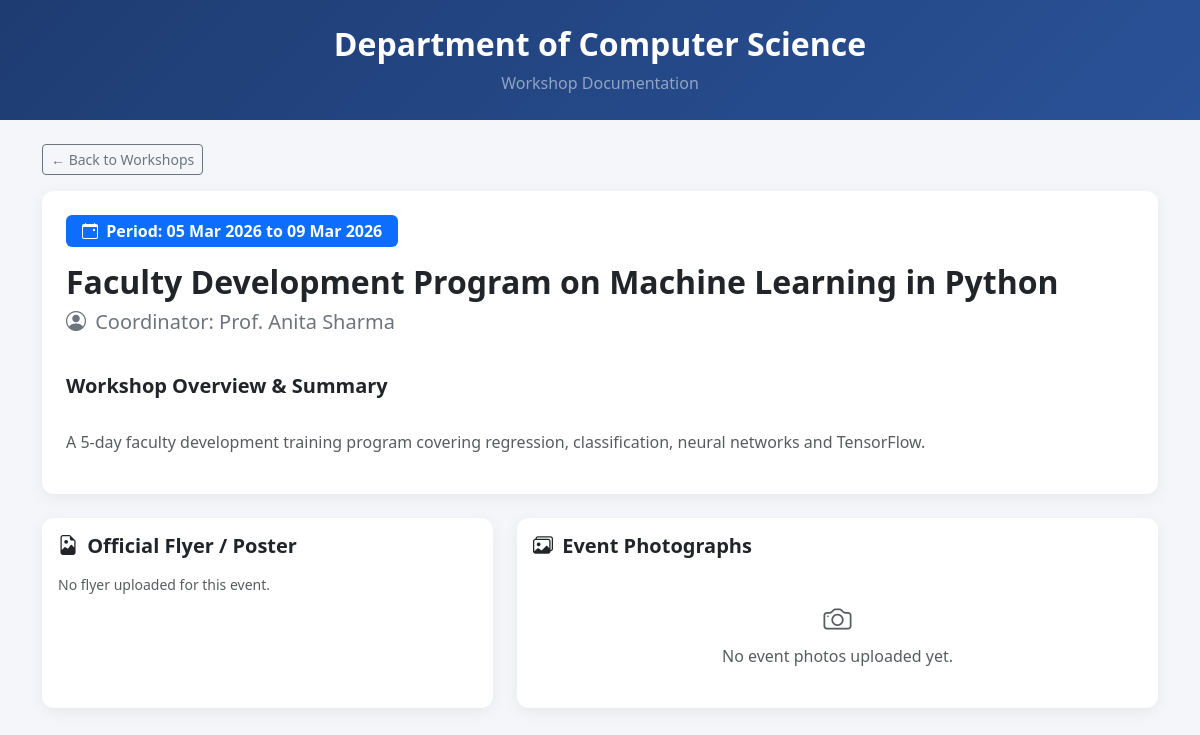
Screenshot of /view.php?id=2 with the database file from the repository.
### tables this page shows
CREATE TABLE IF NOT EXISTS `workshops` (
    `id` INT AUTO_INCREMENT PRIMARY KEY,
    `title` VARCHAR(255) NOT NULL,
    `coordinator` VARCHAR(150) NOT NULL,
    `start_date` DATE NOT NULL,
    `end_date` DATE NOT NULL,
    `description` TEXT,
    `flyer_path` VARCHAR(255),
    `report_path` VARCHAR(255),
    `created_at` TIMESTAMP DEFAULT CURRENT_TIMESTAMP
);

### view.php (the view, shortened to what this page needs)
<?php
require_once 'db.php';
$id = intval($_GET['id'] ?? 0);
$stmt = $conn->prepare("SELECT * FROM workshops WHERE id = ?");
$stmt->bind_param("i", $id);
$stmt->execute();
$workshop = $stmt->get_result()->fetch_assoc();
$pStmt = $conn->prepare("SELECT * FROM workshop_photos WHERE workshop_id = ?");
$pStmt->bind_param("i", $id);
$pStmt->execute();
$photos = $pStmt->get_result();
?>
<!DOCTYPE html>
<html lang="en">
<head>
    <link href="https://cdn.jsdelivr.net/npm/bootstrap@5.3.0/dist/css/bootstrap.min.css" rel="stylesheet">
    <link rel="stylesheet" href="https://cdn.jsdelivr.net/npm/bootstrap-icons@1.11.0/font/bootstrap-icons.css">
</head>
<body>
<div class="dept-header text-center mb-4">
    <div class="container">
        <h2 class="fw-bold">Department of Computer Science</h2>
        <p class="mb-0 text-white-50">Workshop Documentation</p>
    </div>
</div>
<div class="container pb-5">
    <div class="mb-3">
        <a href="index.php" class="btn btn-outline-secondary btn-sm">&larr; Back to Workshops</a>
    </div>
    <div class="card card-custom p-4 bg-white mb-4">
        <div class="d-flex flex-wrap justify-content-between align-items-start gap-2 mb-3">
            <div>
                <span class="badge bg-primary px-3 py-2 fs-6 mb-2">
                    <i class="bi bi-calendar-event me-1"></i>
                    Period: <?= date('d M Y', strtotime($workshop['start_date'])); ?> to <?= date('d M Y', strtotime($workshop['end_date'])); ?>
                </span>
                <h2 class="fw-bold text-dark mt-2"><?= htmlspecialchars($workshop['title']); ?></h2>
                <h5 class="text-secondary"><i class="bi bi-person-circle me-1"></i> Coordinator: <?= htmlspecialchars($workshop['coordinator']); ?></h5>
            </div>
        </div>
        <h5 class="fw-bold text-dark mt-3">Workshop Overview & Summary</h5>
        <p class="text-muted" style="white-space: pre-line;">
            <?= htmlspecialchars($workshop['description'] ?: 'No detailed description provided.'); ?>
        </p>
    </div>
    <div class="row g-4">
        <div class="col-lg-5">
            <div class="card card-custom p-3 bg-white h-100">
                <h5 class="fw-bold text-dark mb-3"><i class="bi bi-file-earmark-image me-1"></i> Official Flyer / Poster</h5>
                <?php if (!empty($workshop['flyer_path'])): ?>
                    <a href="<?= htmlspecialchars($workshop['flyer_path']); ?>" target="_blank">
                        <img src="<?= htmlspecialchars($workshop['flyer_path']); ?>" class="img-fluid rounded border shadow-sm" alt="Flyer">
                    </a>
                    <div class="text-center mt-2">
                        <a href="<?= htmlspecialchars($workshop['flyer_path']); ?>" target="_blank" class="btn btn-outline-primary btn-sm">
                            <i class="bi bi-box-arrow-up-right me-1"></i> Open Full Flyer
                        </a>
                    </div>
                <?php else: ?>
                    <p class="text-muted small">No flyer uploaded for this event.</p>
                <?php endif; ?>
            </div>
        </div>
        <div class="col-lg-7">
            <div class="card card-custom p-3 bg-white h-100">
                <h5 class="fw-bold text-dark mb-3"><i class="bi bi-images me-1"></i> Event Photographs</h5>
                <?php if ($photos->num_rows > 0): ?>
                    <div class="row g-2">
                        <?php while ($p = $photos->fetch_assoc()): ?>
                            <div class="col-md-4 col-6">
                                <a href="<?= htmlspecialchars($p['photo_path']); ?>" target="_blank">
                                    <img src="<?= htmlspecialchars($p['photo_path']); ?>" class="gallery-img border" alt="Workshop Photo">
                                </a>
                            </div>
                        <?php endwhile; ?>
                    </div>
                <?php else: ?>
                    <div class="text-muted py-4 text-center">
                        <i class="bi bi-camera fs-3 d-block mb-1"></i>
                        No event photos uploaded yet.
                    </div>
                <?php endif; ?>
            </div>
        </div>
    </div>
</div>
</body>
</html>

### view.php (style rules this page uses)
body { background-color: #f4f6f9; font-family: 'Segoe UI', Tahoma, Geneva, Verdana, sans-serif; }
.dept-header { background: linear-gradient(135deg, #1e3c72, #2a5298); color: white; padding: 25px 0; }
.card-custom { border: none; border-radius: 12px; box-shadow: 0 4px 15px rgba(0,0,0,0.06); }

### rows the page displays
workshops: start_date "05 Mar 2026", end_date "09 Mar 2026", title "Faculty Development Program on Machine Learning in Python", coordinator "Prof. Anita Sharma", description "A 5-day faculty development training program covering regression, classification, neural networks and TensorFlow."
